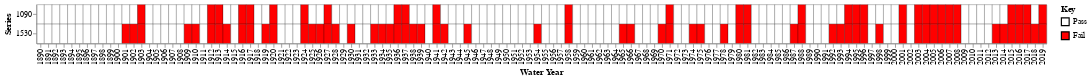

Write notebook code for a chart like this one.
### Markdown cell above
<div class="alert alert-block alert-success">
Use the 'trigger' parameter of the SLA function to subset the data to be plotted.
</div>

### Code cell
opl.wy_event_heatmap(df=sla.AnnualDaysBelowSummary([1090,1530]))

### Figure 1 — Vega-Lite specification as saved in the notebook (floating-point values rounded to 4 significant figures; data arrays with more than 128 entries replaced by an {"elided": "..."} marker saying what was removed)
{"config": {"view": {"continuousWidth": 300, "continuousHeight": 300}}, "data": {"name": "data-85dfc4691a01b74c616be1f375c48134"}, "mark": {"type": "rect", "stroke": "black", "strokeWidth": 0.3}, "encoding": {"color": {"field": "y", "scale": {"domain": ["Pass", "Fail"], "range": ["white", "red"]}, "title": "Key", "type": "nominal"}, "x": {"field": "index", "title": "Water Year", "type": "ordinal"}, "y": {"field": "column", "sort": null, "title": "Series", "type": "nominal"}}, "height": 50, "transform": [{"fold": ["1090", "1530"], "as": ["column", "value"]}, {"calculate": "if(datum.value>=1,1,0)", "as": "value"}, {"lookup": "value", "from": {"data": {"name": "data-b22dc4365ede9a20f7a450ddb16514b9"}, "key": "key", "fields": ["y"]}}], "width": 1300, "$schema": "https://vega.github.io/schema/vega-lite/v5.8.0.json", "datasets": {"data-85dfc4691a01b74c616be1f375c48134": {"elided": "130 records"}, "data-b22dc4365ede9a20f7a450ddb16514b9": [{"key": "1", "y": "Fail"}, {"key": "0", "y": "Pass"}]}}
